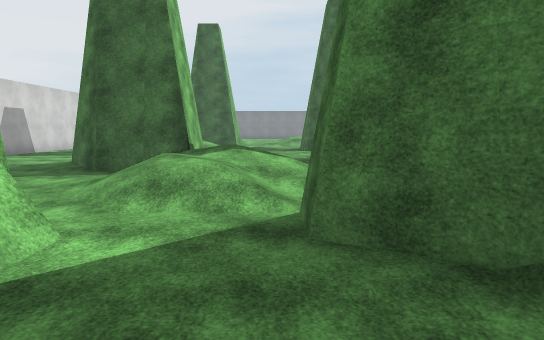
[1] (above)

24 first-person views from a walk through a 3-D level made in the Unity game engine. The camera is 1.2 m above the floor, tilts 6° down and sees 70° across. The floor is counted in squares, 2 m on a side. Each view is taken from the middle of a square. On the plan, view 1 faces up. The plan holds only what a view shows up to about 11 squares ahead; the rest is blank. The place goes on beyond the plan. The player character is not drawn. Surface patterns are stand-ins for the level's own textures.

[2]
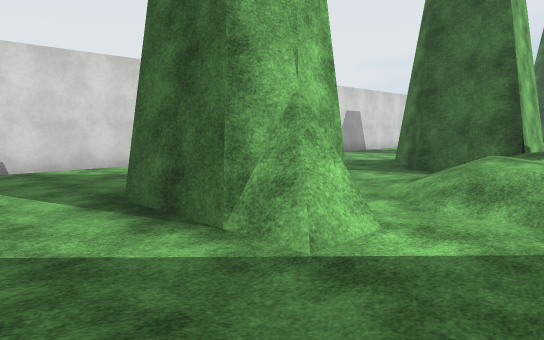

[3]
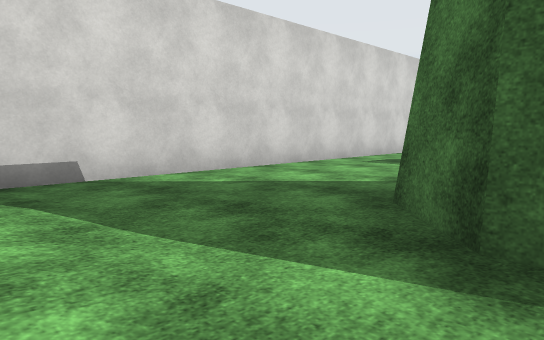

[4]
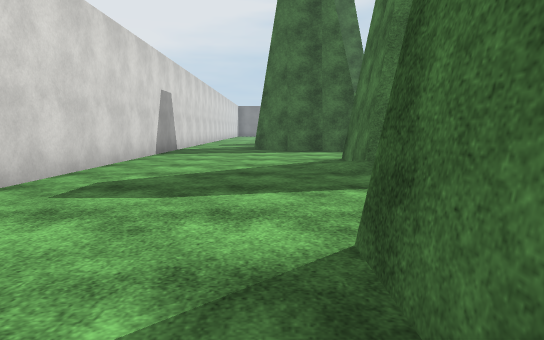

[5]
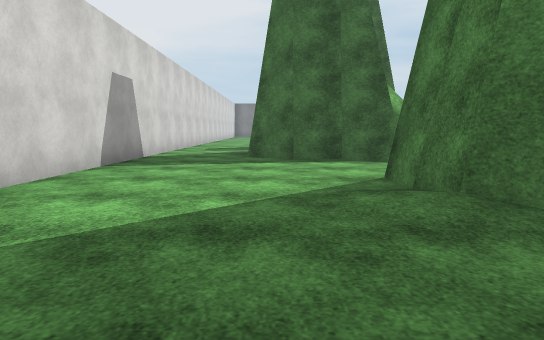

[6]
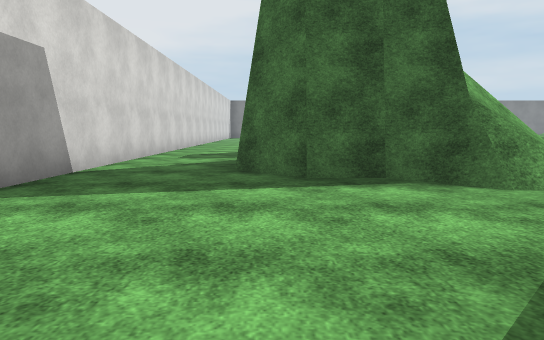

[7]
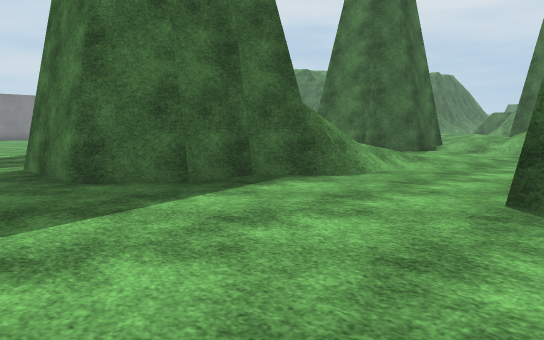

[8]
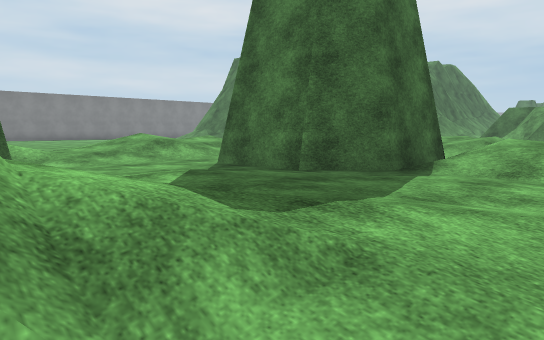

[9]
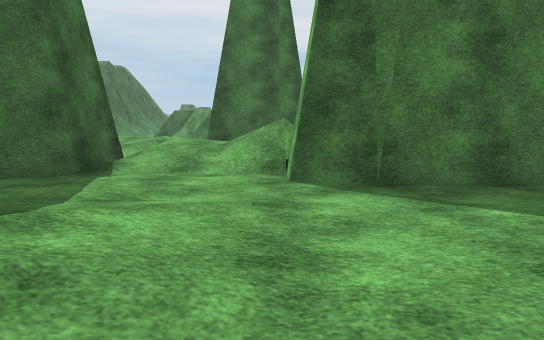

[10]
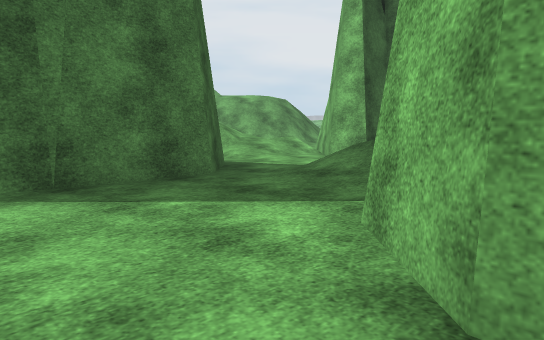

[11]
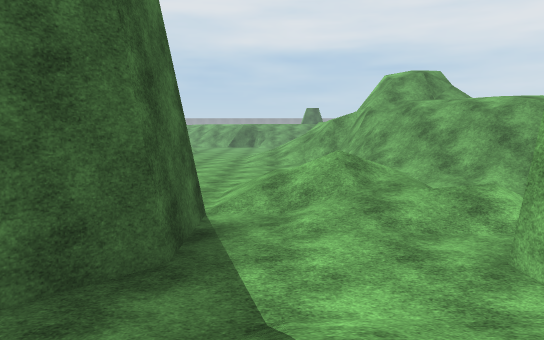

[12]
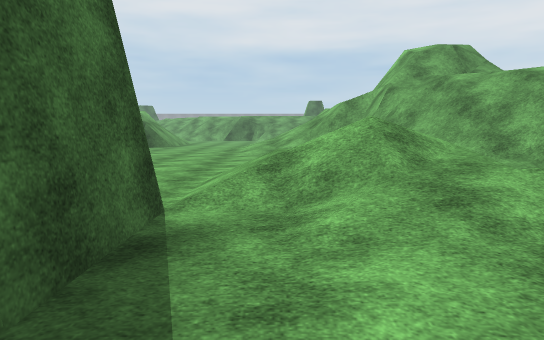

[13]
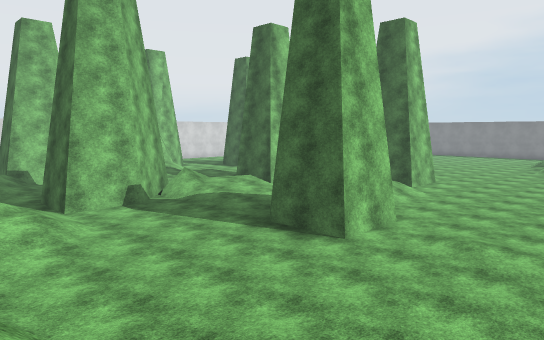

[14]
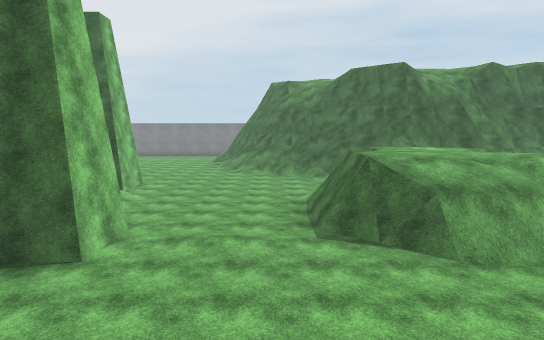

[15]
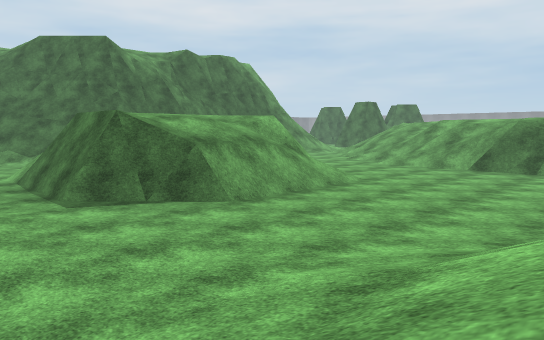

[16]
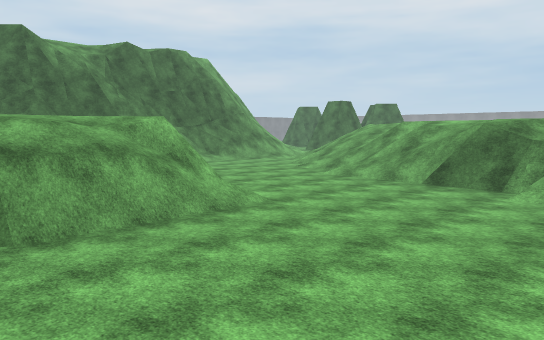

[17]
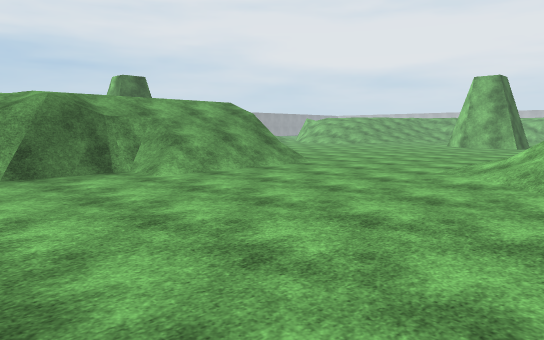

[18]
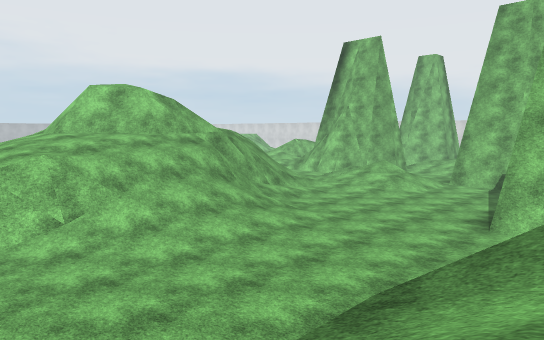

[19]
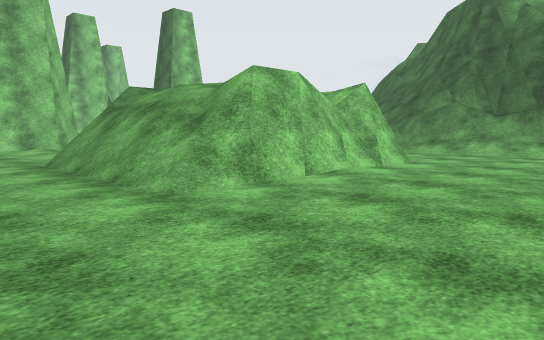

[20]
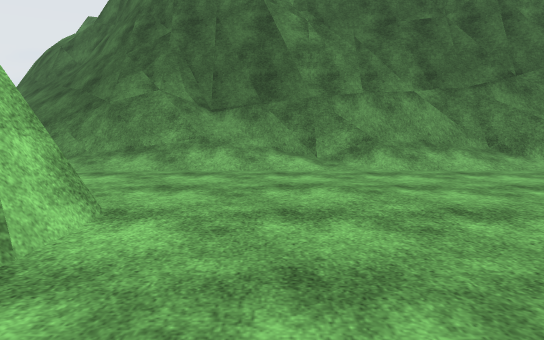

[21]
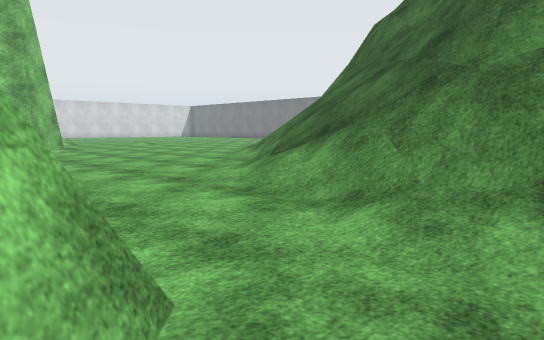

[22]
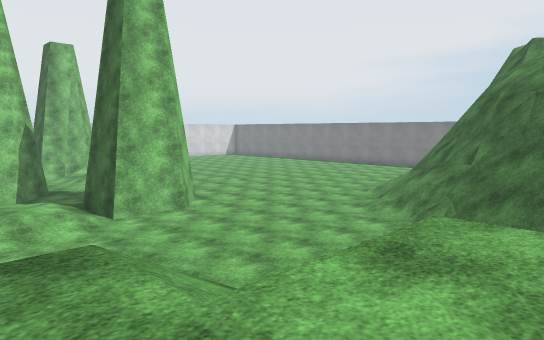

[23]
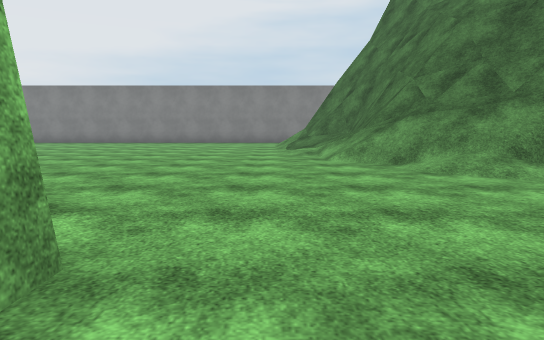

[24]
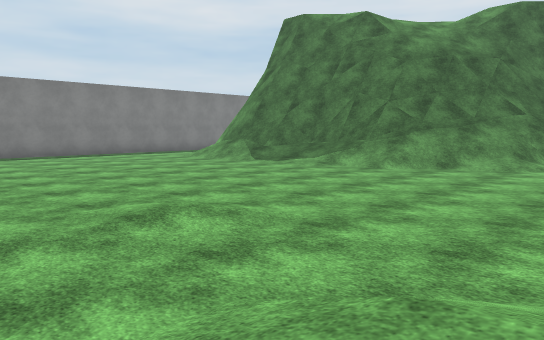

### Floor plan
Key: @ floor where view 1 was taken; # wall or solid block; . main floor; : floor 0.25 m higher than the main floor; + floor 3 m higher than the main floor; / step, stairs or slope; = window, fence, low wall or low ledge; ^ raised ledge; v drop or lower ground.
Columns run from 9 left of view 1 to 24 right of it. Each row starts with its distance up from view 1.
 34              ..
 33              ...
 32              ....
 31              .....
 30              ...../
 29             ......./#
 28             ......./#^
 27             ......./#^
 26             .......//#^#
 25             ./......//^#^
 24            ../.......//##^^
 23            ........../=//#^
 22             //.........///^^
 21          /////. ........///#^#^^^^
 20 #...    /////   ##......////#//#//
 19 #...   #/////   ##.........///////
 18 #...    ....   ###................
 17 #...    ...###.////.....   #......
 16 #..#    //.###/////..../= +/#....
 15 #..#    /:.###/////....##++/#/...
 14 #..####//:..//  / .....#v+++#/..
 13 #....==///..//  #  #...#v///#/....
 12 #......./..// //## #./..#=////.../
 11 #....##....#  //.###.....=///..../
 10 #....###...###...................=
  9 #.../###...###...................#
  8 #....###//.###.......////......./#
  7 #......////...///...//////......//
  6 #...../////./////..//////#=/....//
  5 #...# ./////.//   /###///##//...//
  4 #...###.//###/ /////v==/// //.../=
  3 #...####..#### ///////##//  /..../
  2 #....###../#   /////// #=/   .....
  1 #......./       /////=  //   ....
  0   .././//@                   ...

Where each view was taken, in squares from view 1:
view 1: 0 up, 0 right, facing up
view 2: 0 up, 0 right, facing up-left
view 3: 0 up, 4 left, facing up-left
view 4: 3 up, 6 left, facing up
view 5: 6 up, 6 left, facing up
view 6: 9 up, 6 left, facing up
view 7: 10 up, 8 left, facing up-right
view 8: 12 up, 3 left, facing up-right
view 9: 12 up, 3 left, facing right
view 10: 12 up, 3 left, facing down-right
view 11: 7 up, 1 left, facing right
view 12: 7 up, 1 right, facing right
view 13: 5 up, 14 right, facing up-left
view 14: 5 up, 13 right, facing up
view 15: 6 up, 12 right, facing up-right
view 16: 6 up, 15 right, facing up-right
view 17: 11 up, 17 right, facing down-right
view 18: 13 up, 18 right, facing down-left
view 19: 9 up, 23 right, facing up-left
view 20: 13 up, 21 right, facing up
view 21: 17 up, 19 right, facing up-left
view 22: 14 up, 17 right, facing up-left
view 23: 18 up, 9 right, facing up
view 24: 21 up, 2 right, facing up-right
